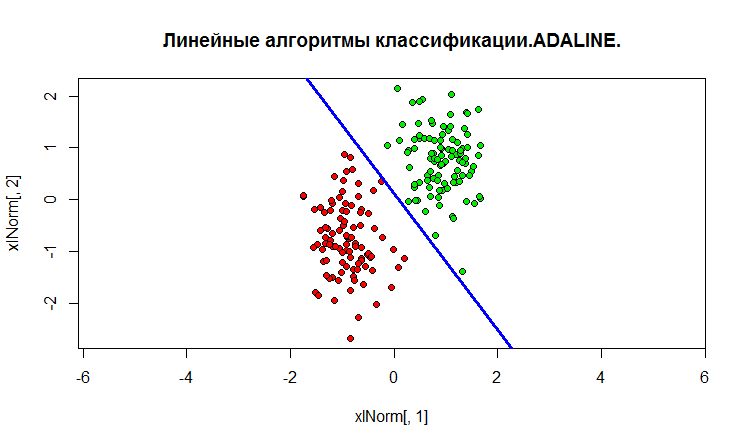

Reproduce this figure in R.
lossQuad <- function(x)
{
  return ((x-1)^2)
} 

#нормализация начальных данных
trainingSampleNormalization <- function(xl) {
  n <- dim(xl)[2] - 1
  for (i in 1:n) {
    xl[, i] <- (xl[, i] - mean(xl[, i])) / sd(xl[, i])
  }
  return(xl)
}

# Добавление колонки из -1 для w0
trainingSamplePrepare <- function(xl) {
  l <- dim(xl)[1]
  n <- dim(xl)[2] - 1
  xl <- cbind(xl[, 1:n], seq(from = -1, to = -1, length.out = l), xl[, n + 1])
}

# применяем метод стохастического градиента
sg <- function(xl, eta = 0.2, lambda = 1/60) {
  l <- dim(xl)[1]
  n <- dim(xl)[2] - 1
  
  # стандартная инициализация весов w
  w <- c(1/2, 1/2, 1/2)
  
  iterCount <- 0
  # определяем Q
  Q <- 0
  for (i in 1:l) {
    wx <- sum(w * xl[i, 1:n])
    margin <- wx * xl[i, n + 1]
    Q <- Q + lossQuad(margin)
  }
  repeat {
    
    margins <- array(dim = l)
    for (i in 1:l)
    {
      xi <- xl[i, 1:n]
      yi <- xl[i, n + 1]
      margins[i] <- crossprod(w, xi) * yi ##находим отступ
    }
    
    errorIndexes <- which(margins <= 0) ##инициализируем объекты, на которых выполняется ошибка
    
    if (length(errorIndexes) > 0)
    {
      # случайным образом выбираем индекс из объектов ошибки
      i <- sample(1:l, 1)
      iterCount <- iterCount + 1
      xi <- xl[i, 1:n]
      yi <- xl[i, n + 1]
      
      wx <- crossprod(w, xi)
      margin <- wx * yi
      ex <- lossQuad(margin)
      w <- w - eta * (wx - yi) * xi ##расчитываем градиентный шаг для итерации
      
      Qprev <- Q
      Q <- (1 - lambda) * Q + lambda * ex ##обновляем Q
      
    } else
    {
      break
    }
  }
  return(w) 
}

test <- function(ObjectsCountofEachClass) {
  library(MASS)
  sigma <- matrix(c(3,0,0,7),2,2)
  
  xy1 <- mvrnorm (ObjectsCountofEachClass,c(1,1),sigma)
  xy2 <- mvrnorm (ObjectsCountofEachClass,c(9,7),sigma)
  
  xl <- rbind(cbind(xy1, 1), cbind(xy2, -1))
  print(xl);
  
  xlNorm <- trainingSampleNormalization(xl)
  xlNorm <- trainingSamplePrepare(xlNorm)
  
  colors <- c("green2", "red")
  plot(xlNorm[, 1], xlNorm[, 2], pch = 21, asp = 1, main="Линейные алгоритмы классификации.ADALINE.")
  
  for (i in 1:dim(xlNorm)[1]) {
    points(xlNorm[i, 1], xlNorm[i, 2], pch = 21, bg = colors[ifelse((xl[i, 3] < 0), 1, 2)], asp = 1)
  }
  w <- sg(xlNorm)
  print(w)
  
  abline(a = w[3] / w[2], b = -w[1] / w[2], lwd = 3, col = "blue")
  
  
}


test(100)
